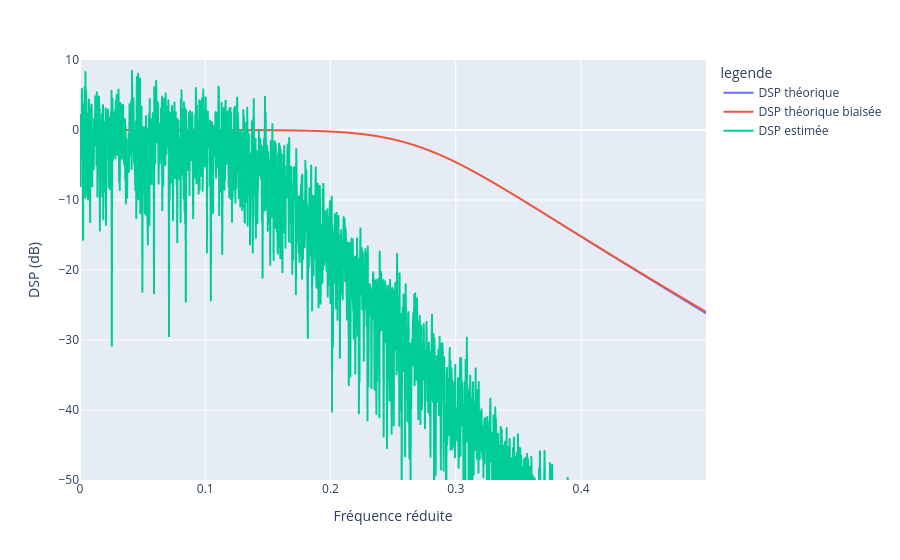
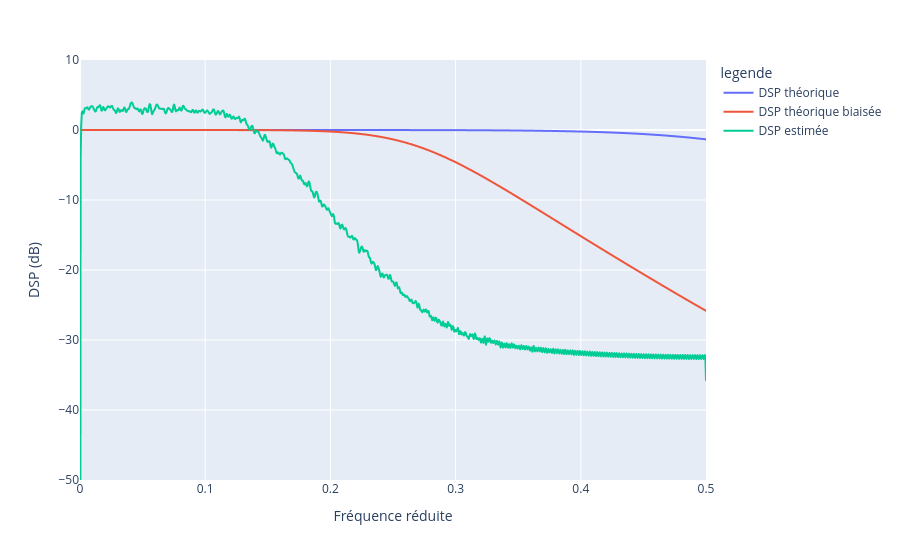
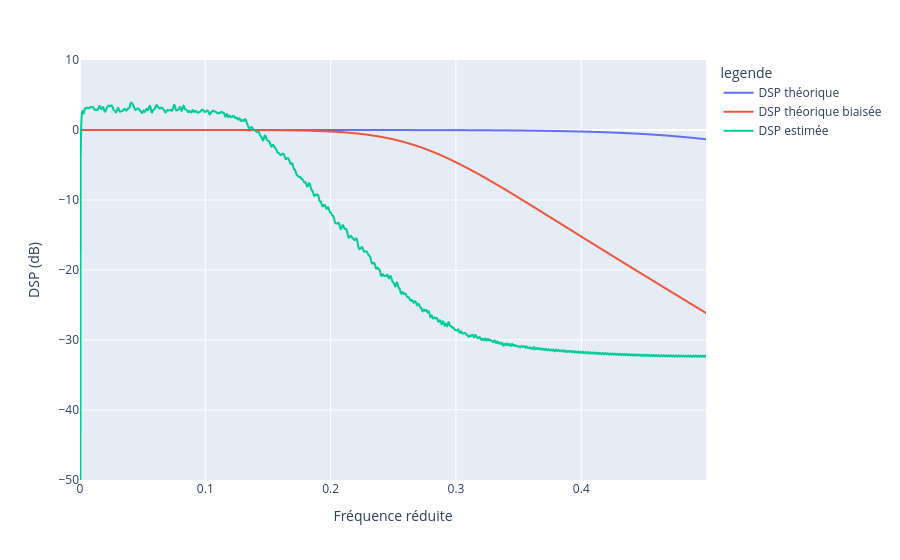

Notebook code cell kept with these figures, in order:
### Markdown cell above
### Analyses _in-situ_

### Code cell
# ===============================
# PROGRAMME GLOBAL DES TESTS DSP
# ===============================

# Chargement du signal test
b = tsa.canal_test(filtered=True)

# Théorie 
DSPth, DSPbiais_simple, fth = tsa.sptheo(4096, "simple")
_, DSPbiais_moy, _ = tsa.sptheo(2048, "moyenne")
_, DSPbiais_welch, _ = tsa.sptheo(2048, "welch", "hamming")

# =========================================
# 1) ESTIMATEUR SIMPLE — 1 SEUL GRAPHE
# =========================================
N_simple = 4096
nfft_simple = 4096
nd_simple = 0

DSPest_simple, f_simple = estimateur_simple(b, nd_simple, N_simple, nfft_simple)

compareDSP(
    f_simple,
    DSPth,
    DSPbiais_simple,
    DSPest_simple
)

# =========================================
# 2) ESTIMATEUR MOYENNÉ — 1 SEUL GRAPHE
# =========================================
M_moy = 512      # un M choisi 
nfft_moy = 2048

DSPest_moy, f_moy = estimateur_moyenne(b, M_moy, nfft_moy)

compareDSP(
    f_moy,
    DSPth,
    DSPbiais_moy,
    DSPest_moy
)

# =========================================
# 3) ESTIMATEUR DE WELCH — 1 SEUL GRAPHE
# =========================================
M_welch = M_moy         # souvent = M⋆
Noverlap = M_welch//2   # 50% de recouvrement
nfft_welch = 2048
window = "boxcar"

DSPest_welch, f_welch = estimateur_welch(b, window, M_welch, Noverlap, nfft_welch)

compareDSP(
    f_welch,
    DSPth,
    DSPbiais_welch,
    DSPest_welch
)

### Figure 1 — Plotly figure (JSON) as saved in the notebook; plotly's stock layout.template omitted (floating-point values rounded to 4 significant figures; data arrays with more than 128 entries replaced by an {"elided": "..."} marker saying what was removed)
{"data": [{"hovertemplate": "legende=DSP théorique<br>Fréquence réduite=%{x}<br>DSP (dB)=%{y}<extra></extra>", "legendgroup": "DSP théorique", "line": {"color": "#636efa", "dash": "solid"}, "marker": {"symbol": "circle"}, "mode": "lines", "name": "DSP théorique", "showlegend": true, "type": "scattergl", "x": {"elided": "2048 float values"}, "xaxis": "x", "y": {"elided": "2048 float values"}, "yaxis": "y"}, {"hovertemplate": "legende=DSP théorique biaisée<br>Fréquence réduite=%{x}<br>DSP (dB)=%{y}<extra></extra>", "legendgroup": "DSP théorique biaisée", "line": {"color": "#EF553B", "dash": "solid"}, "marker": {"symbol": "circle"}, "mode": "lines", "name": "DSP théorique biaisée", "showlegend": true, "type": "scattergl", "x": {"elided": "2048 float values"}, "xaxis": "x", "y": {"elided": "2048 float values"}, "yaxis": "y"}, {"hovertemplate": "legende=DSP estimée<br>Fréquence réduite=%{x}<br>DSP (dB)=%{y}<extra></extra>", "legendgroup": "DSP estimée", "line": {"color": "#00cc96", "dash": "solid"}, "marker": {"symbol": "circle"}, "mode": "lines", "name": "DSP estimée", "showlegend": true, "type": "scattergl", "x": {"elided": "2048 float values"}, "xaxis": "x", "y": {"elided": "2048 float values"}, "yaxis": "y"}], "layout": {"legend": {"title": {"text": "legende"}, "tracegroupgap": 0}, "margin": {"t": 60}, "width": 900, "xaxis": {"anchor": "y", "domain": [0, 1], "title": {"text": "Fréquence réduite"}}, "yaxis": {"anchor": "x", "domain": [0, 1], "range": [-50, 10], "title": {"text": "DSP (dB)"}}}}

### Figure 2 — Plotly figure (JSON) as saved in the notebook; plotly's stock layout.template omitted (floating-point values rounded to 4 significant figures; data arrays with more than 128 entries replaced by an {"elided": "..."} marker saying what was removed)
{"data": [{"hovertemplate": "legende=DSP théorique<br>Fréquence réduite=%{x}<br>DSP (dB)=%{y}<extra></extra>", "legendgroup": "DSP théorique", "line": {"color": "#636efa", "dash": "solid"}, "marker": {"symbol": "circle"}, "mode": "lines", "name": "DSP théorique", "showlegend": true, "type": "scattergl", "x": {"elided": "1025 float values"}, "xaxis": "x", "y": {"elided": "1025 float values"}, "yaxis": "y"}, {"hovertemplate": "legende=DSP théorique biaisée<br>Fréquence réduite=%{x}<br>DSP (dB)=%{y}<extra></extra>", "legendgroup": "DSP théorique biaisée", "line": {"color": "#EF553B", "dash": "solid"}, "marker": {"symbol": "circle"}, "mode": "lines", "name": "DSP théorique biaisée", "showlegend": true, "type": "scattergl", "x": {"elided": "1025 float values"}, "xaxis": "x", "y": {"elided": "1025 float values"}, "yaxis": "y"}, {"hovertemplate": "legende=DSP estimée<br>Fréquence réduite=%{x}<br>DSP (dB)=%{y}<extra></extra>", "legendgroup": "DSP estimée", "line": {"color": "#00cc96", "dash": "solid"}, "marker": {"symbol": "circle"}, "mode": "lines", "name": "DSP estimée", "showlegend": true, "type": "scattergl", "x": {"elided": "1025 float values"}, "xaxis": "x", "y": {"elided": "1025 float values"}, "yaxis": "y"}], "layout": {"legend": {"title": {"text": "legende"}, "tracegroupgap": 0}, "margin": {"t": 60}, "width": 900, "xaxis": {"anchor": "y", "domain": [0, 1], "title": {"text": "Fréquence réduite"}}, "yaxis": {"anchor": "x", "domain": [0, 1], "range": [-50, 10], "title": {"text": "DSP (dB)"}}}}

### Figure 3 — Plotly figure (JSON) as saved in the notebook; plotly's stock layout.template omitted (floating-point values rounded to 4 significant figures; data arrays with more than 128 entries replaced by an {"elided": "..."} marker saying what was removed)
{"data": [{"hovertemplate": "legende=DSP théorique<br>Fréquence réduite=%{x}<br>DSP (dB)=%{y}<extra></extra>", "legendgroup": "DSP théorique", "line": {"color": "#636efa", "dash": "solid"}, "marker": {"symbol": "circle"}, "mode": "lines", "name": "DSP théorique", "showlegend": true, "type": "scattergl", "x": {"elided": "1024 float values"}, "xaxis": "x", "y": {"elided": "1024 float values"}, "yaxis": "y"}, {"hovertemplate": "legende=DSP théorique biaisée<br>Fréquence réduite=%{x}<br>DSP (dB)=%{y}<extra></extra>", "legendgroup": "DSP théorique biaisée", "line": {"color": "#EF553B", "dash": "solid"}, "marker": {"symbol": "circle"}, "mode": "lines", "name": "DSP théorique biaisée", "showlegend": true, "type": "scattergl", "x": {"elided": "1024 float values"}, "xaxis": "x", "y": {"elided": "1024 float values"}, "yaxis": "y"}, {"hovertemplate": "legende=DSP estimée<br>Fréquence réduite=%{x}<br>DSP (dB)=%{y}<extra></extra>", "legendgroup": "DSP estimée", "line": {"color": "#00cc96", "dash": "solid"}, "marker": {"symbol": "circle"}, "mode": "lines", "name": "DSP estimée", "showlegend": true, "type": "scattergl", "x": {"elided": "1024 float values"}, "xaxis": "x", "y": {"elided": "1024 float values"}, "yaxis": "y"}], "layout": {"legend": {"title": {"text": "legende"}, "tracegroupgap": 0}, "margin": {"t": 60}, "width": 900, "xaxis": {"anchor": "y", "domain": [0, 1], "title": {"text": "Fréquence réduite"}}, "yaxis": {"anchor": "x", "domain": [0, 1], "range": [-50, 10], "title": {"text": "DSP (dB)"}}}}
